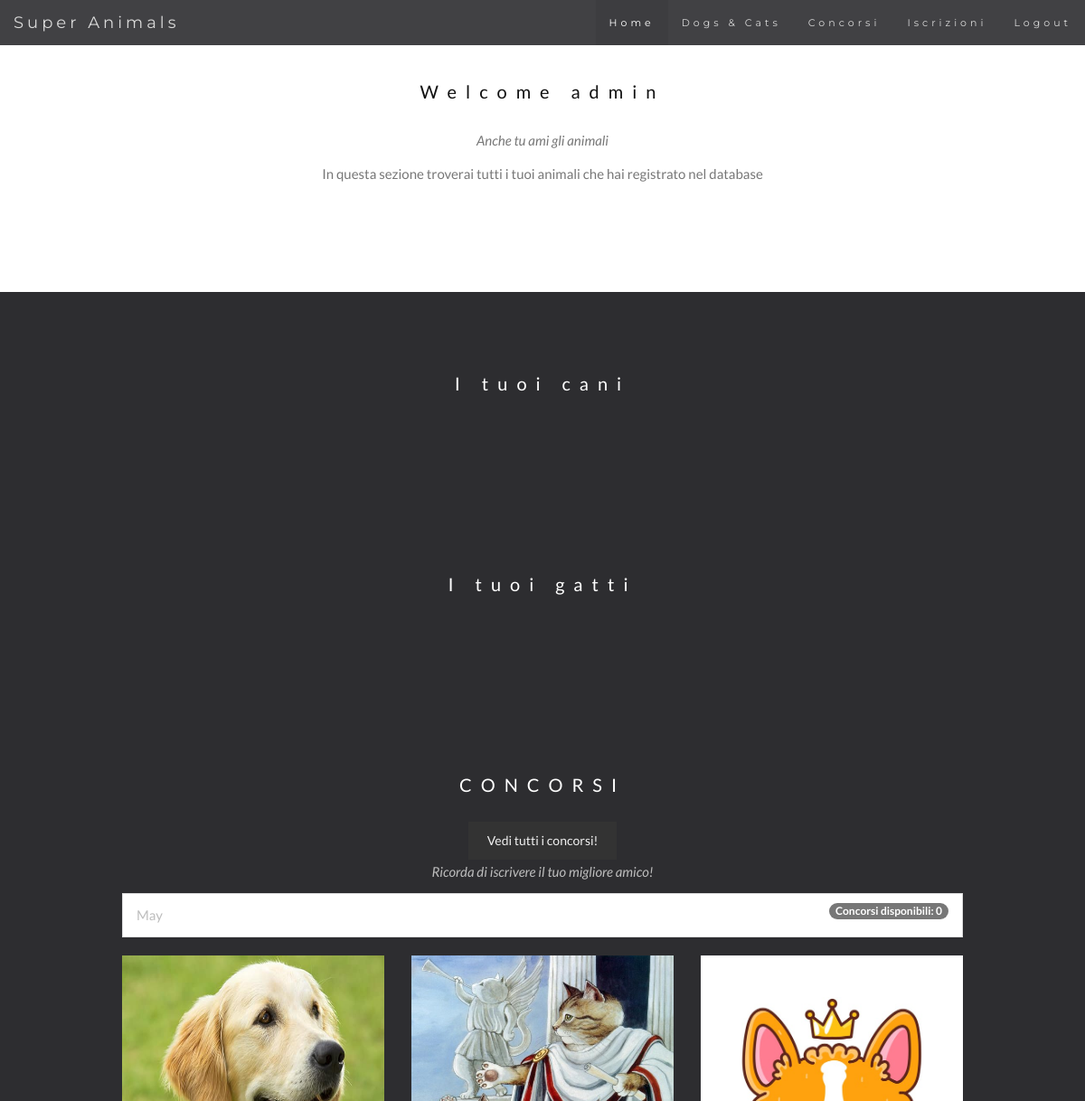
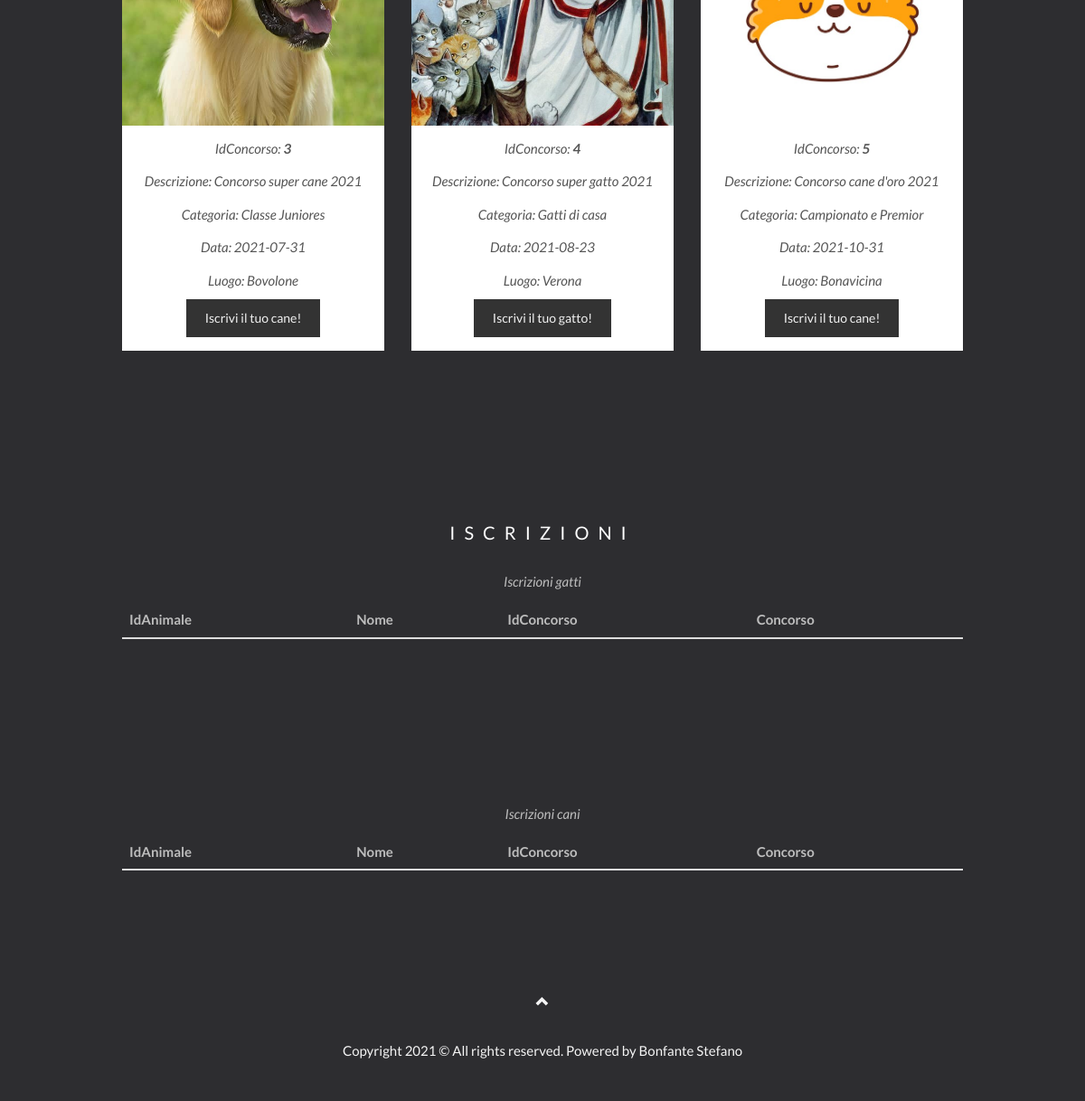
The page /welcome_user.php (signed in) on the database its author committed (2 pictures, top to bottom).
### tables this page shows
CREATE TABLE utente(
    IdUtente INT AUTO_INCREMENT,
    username VARCHAR(25) NOT NULL,
    password VARBINARY(300) NOT NULL,
    ruolo VARCHAR(25) NOT NULL,
    PRIMARY KEY(IdUtente),
    CHECK(ruolo IN('utente', 'admin')),
    UNIQUE(username)
);

CREATE TABLE concorso(
    IdConcorso INT AUTO_INCREMENT,
    descrizione VARCHAR(50) NOT NULL,
    animale VARCHAR(10) NOT NULL,
    categoria VARCHAR(50) NOT NULL,
    luogo VARCHAR(25) NOT NULL,
    data DATE NOT NULL,
    immagine TINYTEXT NOT NULL,
    PRIMARY KEY(IdConcorso),
    CHECK(animale IN ("cani", "gatti")),
    CHECK(categoria IN ("Classe Juniores", "Gatti di razza", "Gatti di casa", "cucciolate e cuccioli dai 3 ai 6 mesi", "classe Ph Premio d’Onore", "Campionato e Premior"))
);

### session.php (called while the page is built, shortened)
<?php
   include('config.php');
   $user_check = $_SESSION['login_user'];
   $ses_sql = mysqli_query($db,"SELECT username FROM utente WHERE username = '$user_check' ");
   $row = mysqli_fetch_array($ses_sql, MYSQLI_ASSOC);
   $login_session = $row['username'];
?>

### welcome_user.php (the view, shortened to what this page needs)
<?php
include('session.php');
?>
<!DOCTYPE html>
<html lang="en">
    <head>
        <link rel="stylesheet" href="https://maxcdn.bootstrapcdn.com/bootstrap/3.4.1/css/bootstrap.min.css">
        <link rel="stylesheet" href="styles.css">
    </head>
    <body id="myPage" data-spy="scroll" data-target=".navbar" data-offset="50">
        <nav class="navbar navbar-default navbar-fixed-top">
            <div class="container-fluid">
                <div class="navbar-header">
                <a class="navbar-brand" href="#myPage">Super Animals</a>
                </div>
                <div class="collapse navbar-collapse" id="myNavbar">
                <ul class="nav navbar-nav navbar-right">
                    <li><a href="#myPage">Home</a></li>
                    <li><a href="#sezioneCani">Dogs & Cats</a></li>
                    <li><a href="#Concorsi">Concorsi</a></li>
                    <li><a href="#Iscrizioni">Iscrizioni</a></li>
                    <li><a href="./login.php">Logout</a></li>
                </ul>
                </div>
            </div>
        </nav>
        <div id="animalSection" class="container text-center">
            <h3>Welcome <?php echo $login_session; ?></h3>
            <p><em>Anche tu ami gli animali</em></p>
            <p>In questa sezione troverai tutti i tuoi animali che hai registrato nel database</p>
            <br>
        </div>
        <div id="sezioneCani" class="bg-1">
            <div class="container">
                <h3 class="text-center">I tuoi cani</h3>
            </div>
        </div>
        <div id="sezioneGatti" class="bg-1">
            <div class="container">
                <h3 class="text-center">I tuoi gatti</h3>
            </div>
        </div>
        <div id="Concorsi" class="bg-1">
            <div class="container">
                <h3 class="text-center">CONCORSI</h3>
                <div class="text-center">
                <a type="button" class='btn text-center' href="./concorsi.php">Vedi tutti i concorsi!</a>
                </div>
                <p class="text-center">Ricorda di iscrivere il tuo migliore amico!</p>
                <ul class="list-group">
                <?php
                    $sql = "SELECT COUNT(*) as numeroDiConcorsi FROM concorso WHERE data = CURDATE()";
                    $result = mysqli_query($db, $sql);
                    if ($row = mysqli_fetch_assoc($result)){
                    echo "<li class='list-group-item'>". date("F")." <span class='badge'>Concorsi disponibili: ".$row["numeroDiConcorsi"]."</span></li>";
                    }
                ?>
                </ul>
                <?php
                $current_date = date ("Y-m-d");
                $sql = "SELECT * FROM concorso";
                $result = mysqli_query($db, $sql);
                $count = 0;
                echo "<div class='row text-center'>\n";
                while($row = mysqli_fetch_assoc($result)){
                    if (strtotime($row["data"]) > strtotime($current_date)){
                    $count++;
                    $IdConcorso = $row["IdConcorso"];
                    $descrizione = $row["descrizione"];
                    $immagine = $row["immagine"];
                    $categoria = $row["categoria"];
                    $animale = $row["animale"];
                    $luogo = $row["luogo"];
                    $data = $row["data"];
                    echo "<div class='col-sm-4'>\n";
                    echo "<div class='thumbnail'>\n";
                    echo "<img src='./images/" . $immagine . "' style='width: 300px; height: 300px'>\n";
                    echo "<p>IdConcorso: <strong>" . $IdConcorso . "</strong></p>\n";
                    echo "<p>Descrizione: " . $descrizione . "</p>\n";
                    echo "<p>Categoria: " . $categoria . "</p>\n";
                    echo "<p>Data: " . $data . "</p>\n";
                    echo "<p>Luogo: " . $luogo . "</p>\n";
                    if ($animale == "cani"){
                        echo "<a type='button' class='btn text-center' href='iscrizione.php?IdConcorso=$IdConcorso&animale=$animale&descrizione=$descrizione&categoria=$categoria'>Iscrivi il tuo cane!</a>";
                    }else{
                        echo "<a type='button' class='btn text-center' href='iscrizione.php?IdConcorso=$IdConcorso&animale=$animale&descrizione=$descrizione&categoria=$categoria'>Iscrivi il tuo gatto!</a>";
                    }
                    echo "</div>\n";
                    echo "</div>\n";
                    if ($count == 3){
                        $count = 0;
                        echo "</div>\n";
                    }
                    }
                }
                ?>
        </div>
        <div id="Iscrizioni">
            <div class="bg-1">
            <div class="container">
                <h3 class="text-center">ISCRIZIONI</h3>
                <p class="text-center">Iscrizioni gatti</p>
                <table class="table">
                    <thead>
                        <tr>
                        <th scope="col">IdAnimale</th>
                        <th scope="col">Nome</th>
                        <th scope="col">IdConcorso</th>
                        <th scope="col">Concorso</th>
                        </tr>
                    </thead>
                </table>
            </div>
            </div>
            <div class="bg-1">
            <div class="container">
                <p class="text-center">Iscrizioni cani</p>
                <table class="table">
                    <thead>
                        <tr>
                        <th scope="col">IdAnimale</th>
                        <th scope="col">Nome</th>
                        <th scope="col">IdConcorso</th>
                        <th scope="col">Concorso</th>
                        </tr>
                    </thead>
                </table>
            </div>
            </div>
        </div>
        </div>
        <footer class="text-center">
        <a class="up-arrow" href="#myPage" data-toggle="tooltip" title="TO TOP">
            <span class="glyphicon glyphicon-chevron-up"></span>
        </a><br><br>
        <p>Copyright 2021 © All rights reserved. Powered by Bonfante Stefano</p>
        </footer>
    </body>
</html>

### styles.css (style rules this page uses)
body { font: 400 15px/1.8 Lato, sans-serif; color: #777; }
h3, h4 { margin: 10px 0 30px 0; letter-spacing: 10px; font-size: 20px; color: #111; }
.container { padding: 80px 120px; }
.bg-1 { background: #2d2d30; color: #bdbdbd; }
.bg-1 h3 { color: #fff; }
.bg-1 p { font-style: italic; }
.list-group-item:first-child { border-top-right-radius: 0; border-top-left-radius: 0; }
.list-group-item:last-child { border-bottom-right-radius: 0; border-bottom-left-radius: 0; }
.thumbnail { padding: 0 0 15px 0; border: none; border-radius: 0; }
.thumbnail p { margin-top: 15px; color: #555; }
.btn { padding: 10px 20px; background-color: #333; color: #f1f1f1; border-radius: 0; transition: .2s; }
.navbar { font-family: Montserrat, sans-serif; margin-bottom: 0; background-color: #2d2d30; border: 0; font-size: 11px !important; letter-spacing: 4px; opacity: 0.9; }
.navbar li a, .navbar .navbar-brand { color: #d5d5d5 !important; }
.navbar-nav li.active a { color: #fff !important; background-color: #29292c !important; }
footer { background-color: #2d2d30; color: #f5f5f5; padding: 32px; }
footer a { color: #f5f5f5; }

### rows shown on the page
utente: username "admin"
concorso: immagine (picture), IdConcorso "3", descrizione "Concorso super cane 2021", categoria "Classe Juniores", data "2021-07-31", luogo "Bovolone"
concorso: immagine (picture), IdConcorso "4", descrizione "Concorso super gatto 2021", categoria "Gatti di casa", data "2021-08-23", luogo "Verona"
concorso: immagine (picture), IdConcorso "5", descrizione "Concorso cane d'oro 2021", categoria "Campionato e Premior", data "2021-10-31", luogo "Bonavicina"

### other values the page prints
$row["numeroDiConcorsi"] "0"
